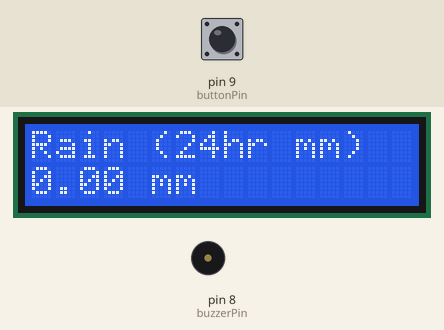
Simulated run of this sketch. Board: Arduino Uno, built with avr-gcc and run on an emulated ATmega328P. Parts: 16×2 character LCD, buzzer (waves = sounding). Inputs (shaded band) come from the test bench; at power-on: pin 9 (buttonPin) HIGH.

Above: at 1.2 s.
1.3 s: pin 9 (buttonPin) pulled LOW for 3.2 s
At 5.6 s:
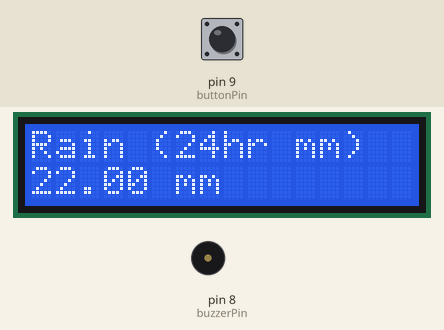
6.0 s: pin 9 (buttonPin) pulled LOW for 0.15 s
At 6.8 s:
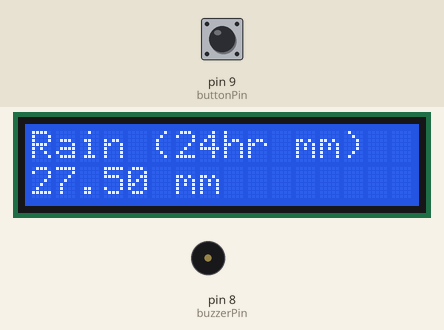
7.6 s: pin 9 (buttonPin) pulled LOW for 1 s
At 8.5 s:
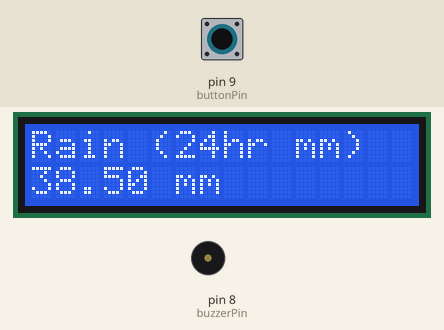
10.1 s: pin 9 (buttonPin) pulled LOW for 0.15 s
At 11.2 s:
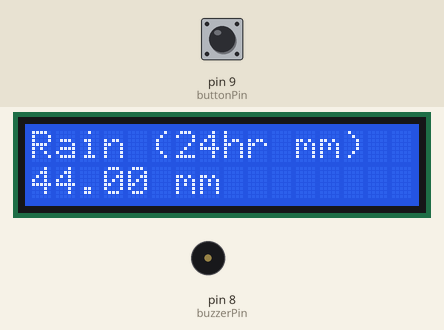
Timing chart, 0 to 12.7 s (numbered marks = the images above; inputs shaded):
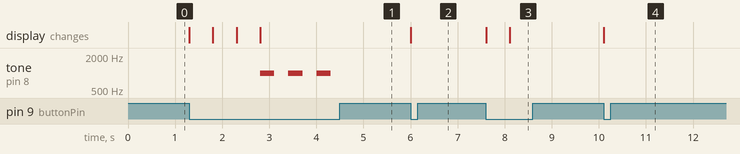

The sketch:

d7_HallEffectTest.ino
```cpp
#include <LiquidCrystal.h>


// LCD Screen
LiquidCrystal lcd(12, 11, 5, 4, 3, 2);


// Pins
const int buttonPin = 9;
const int buzzerPin = 8;


// Int. Variables
int tipCount = 0;
float rainTotal = 0;
float lastRainTotal = -1.0; // LCD displays 0mm rainfall


// Calibration
const float mmPerTip = 5.50; // (mm) - need to change after solidworks model is made.
const float floodThreshold = 20.00; // (mm)- I need to do more research on this to confirm


// Timing
unsigned long startTime;
const unsigned long dayLength = 86400000; // Testing: 24hrs.


// Debounce
unsigned long lastPressTime = 0;
const unsigned long debounceDelay = 500; //changed from 200 for new buttons since more sensitive


bool floodTriggered = false;


void setup() {
  pinMode(buttonPin, INPUT);
  pinMode(buzzerPin, OUTPUT);


  lcd.begin(16, 2);
  lcd.print("Rain (24hr mm)");

  startTime = millis();
}


void loop() {
  // BUTTON READ
  if (digitalRead(buttonPin) == LOW) {
    if (millis() - lastPressTime > debounceDelay) {
      tipCount++;
      rainTotal = tipCount * mmPerTip;
      lastPressTime = millis();
    }
  }


  // LCD UPDATE
  if (rainTotal != lastRainTotal) {
    lcd.setCursor(0, 1);
    lcd.print("                ");
    lcd.setCursor(0, 1);
    lcd.print(rainTotal, 2);
    lcd.print(" mm");
    lastRainTotal = rainTotal;
  }


  //FLOOD ALERT
  if (rainTotal >= floodThreshold && !floodTriggered) {
    floodTriggered = true;
    for (int i = 0; i < 3; i++) { // Buzzes three times. Turns off
      tone(buzzerPin, 1000);
      delay(300);
      noTone(buzzerPin);
      delay(300);
    }
  }


  // 24-HOUR RESET
  if (millis() - startTime >= dayLength) {
    tipCount = 0;
    rainTotal = 0;
    lastRainTotal = -1.0; // Forces the LCD to refresh to 0.00
    floodTriggered = false;
    startTime = millis();
    lcd.clear();
    lcd.setCursor(0,0);
    lcd.print("Rain (24hr mm)");
  }
}
```

Measured:
- after the input at 1.3 s, tone on pin 8 (buzzerPin): alternates 1000 Hz for 0.30 s and silent for 0.30 s, 6 changes in all, then stays silent, starting after 1.5 s; the display: first changes at once (image 1 shows a later state)
- after the input at 6.0 s, the display: changes at once (image 2)
- after the input at 7.6 s, the display: first changes at once (image 3 shows a later state)
- after the input at 10.1 s, the display: changes at once (image 4)
